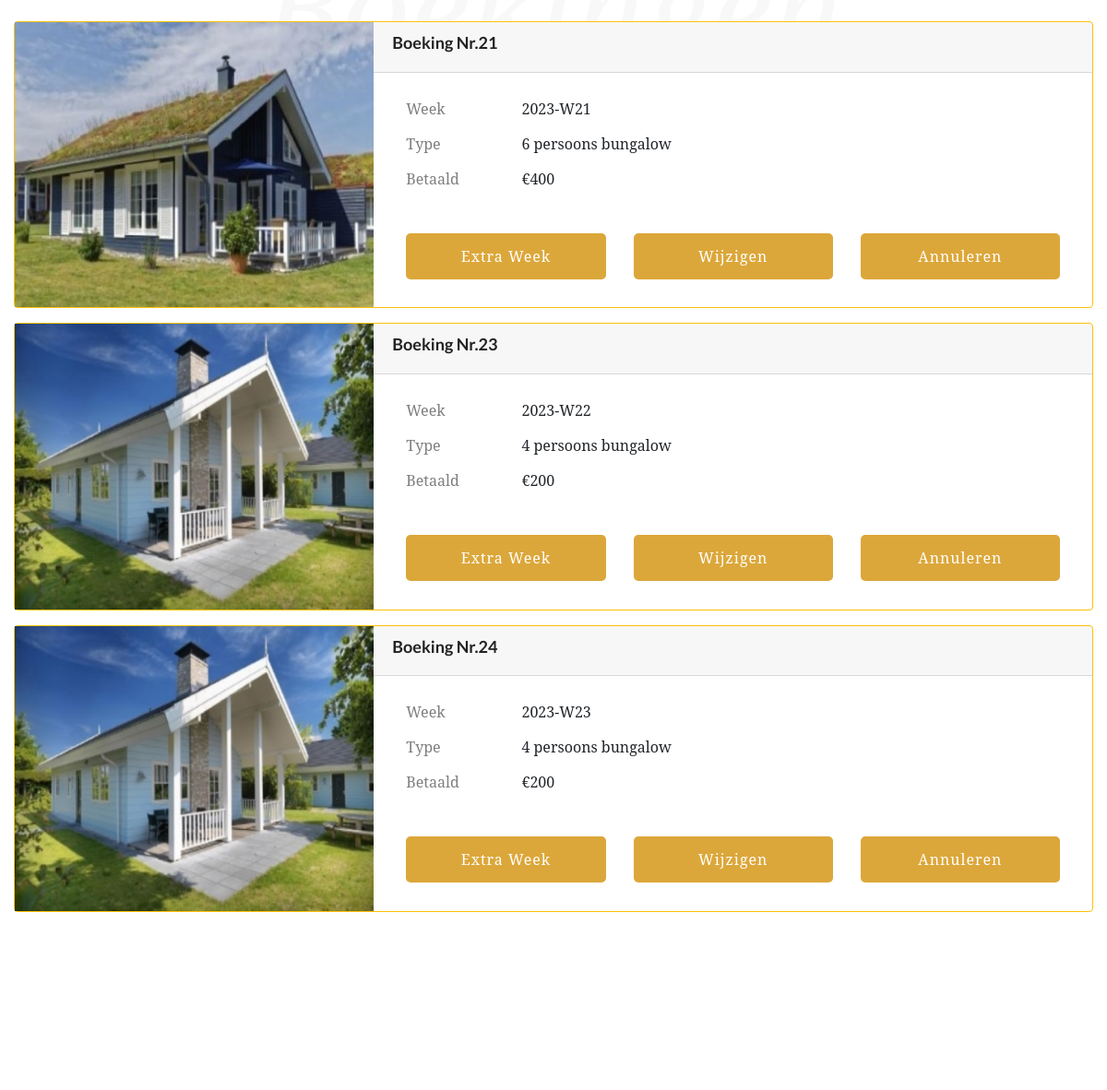
/boekingen (signed in, middle part), run on an earlier commit of the app's database.
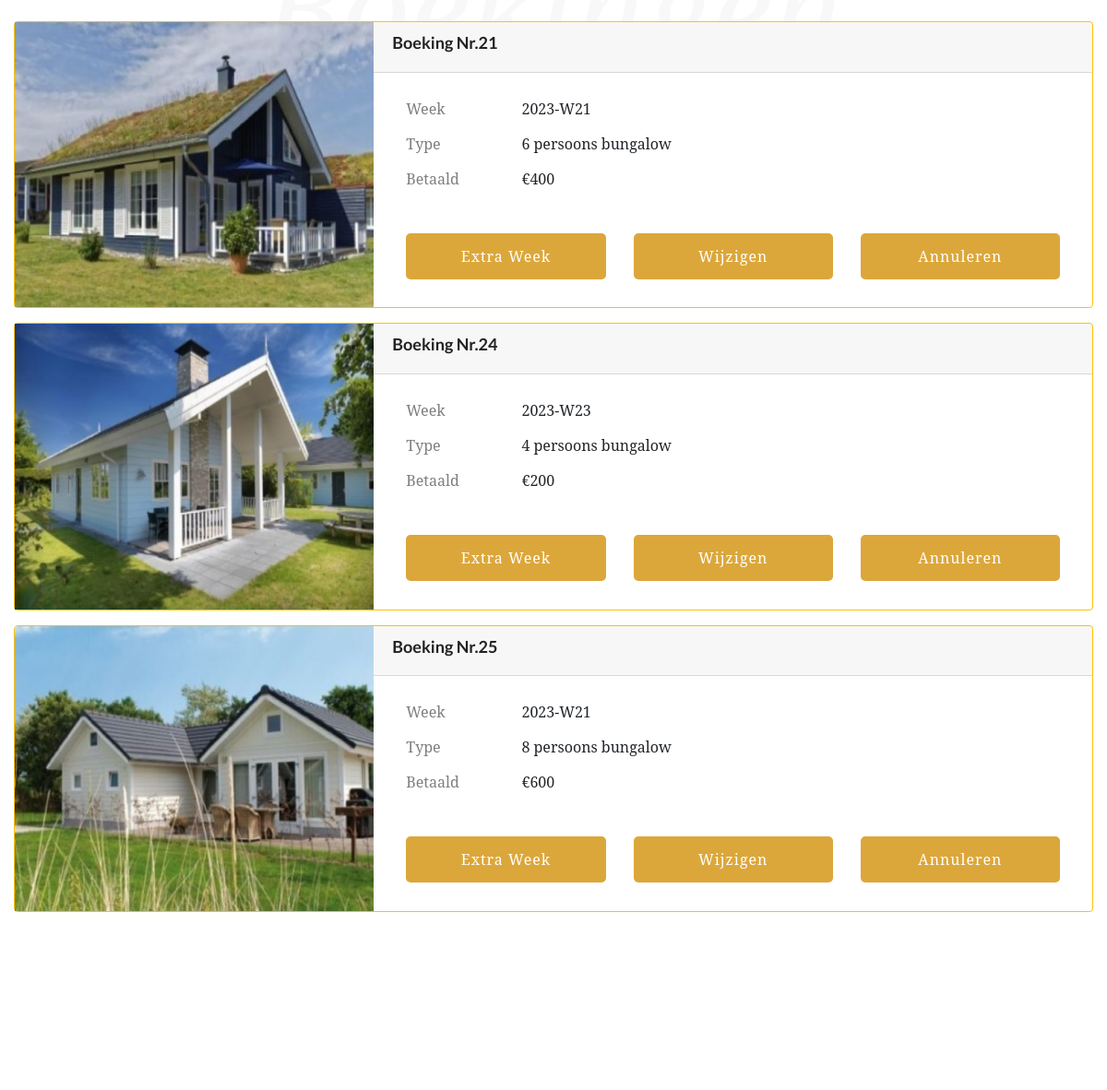
And on a later commit of the database.
### website2/models.py (models this page shows)
class Boekingen(db.Model):
    __tablename__ = 'bookings'
    id = db.Column(db.Integer, primary_key=True)
    week = db.Column(db.Integer, nullable=False) # Not NULL
    customer_id = db.Column(db.Integer, db.ForeignKey('customer.id')) # Foreign key?
    bungalow_id = db.Column(db.Integer, db.ForeignKey('bungalow.id')) # Foreign key?

class Bungalow(db.Model):
    __tablename__ = 'bungalow'
    id = db.Column(db.Integer, primary_key=True)
    name = db.Column(db.Text, nullable = False)
    size = db.Column(db.Integer, nullable = False)
    price = db.Column(db.Integer, nullable = False)
    bookings = db.relationship('Boekingen', backref='bungalow', uselist=False)

### website2/auth.py (the view)
@auth.route('/boekingen')
@login_required
def boekingen():
    results = db.session.execute(db.select(Boekingen, Bungalow)
                                 .filter(Boekingen.bungalow_id == Bungalow.id)
                                 .filter(Boekingen.customer_id == current_user.id)).scalars()
    return render_template("mijnboekingen.html", user=current_user, boekingen=results)

### website2/__init__.py (called while the page is built)
def create_app():
    app = Flask(__name__)
    app.config['SECRET_KEY'] = 'geheimesleutel'
    app.config['SQLALCHEMY_DATABASE_URI'] = f'sqlite:///{DB_NAME}'
    db.init_app(app)
    from .views import views
    from .auth import auth
    app.register_blueprint(views, url_prefix='/')
    app.register_blueprint(auth, url_prefix='/')
    from .models import Klant, Boekingen, Bungalow
    login_manager = LoginManager()
    login_manager.login_view = 'auth.login'
    login_manager.init_app(app)
    @login_manager.user_loader
    def load_klant(id):
        return Klant.query.get(int(id))
    with app.app_context():
        db.create_all()
    return app

### website2/templates/mijnboekingen.html (shortened to what this page needs)
{% extends "base.html" %}
{% block content %}
        <link rel="stylesheet" href="../static/assets/css/bootstrap.min.css">
        <link rel="stylesheet" href="../static/assets/css/owl.carousel.min.css">
        <link rel="stylesheet" href="../static/assets/css/gijgo.css">
        <link rel="stylesheet" href="../static/assets/css/slicknav.css">
        <link rel="stylesheet" href="../static/assets/css/animate.min.css">
        <link rel="stylesheet" href="../static/assets/css/magnific-popup.css">
        <link rel="stylesheet" href="../static/assets/css/fontawesome-all.min.css">
        <link rel="stylesheet" href="../static/assets/css/themify-icons.css">
        <link rel="stylesheet" href="../static/assets/css/themify-icons.css">
        <link rel="stylesheet" href="../static/assets/css/slick.css">
        <link rel="stylesheet" href="../static/assets/css/nice-select.css">
        <link rel="stylesheet" href="../static/assets/css/style.css">
        <link rel="stylesheet" href="../static/assets/css/responsive.css">
   </head>
   <body>
    <div id="preloader-active">
        <div class="preloader d-flex align-items-center justify-content-center">
            <div class="preloader-inner position-relative">
                <div class="preloader-img pere-text">
                    <strong>Boekingen</b>
                </div>
            </div>
        </div>
    </div>
    <main>
        <section class="room-area r-padding1">
            <div class="container">
                <div class="row justify-content-center">
                    <div class="col-xl-8">
                        <div class="font-back-tittle mb-45">
                            <h3 class="archivment-back">Mijn Boekingen</h3>
                        </div>
                    </div>
                </div>
                {% for boeking in boekingen %}
                <div class="card border-warning mb-3" style="max-width: full-screen;">
                    <div class="row no-gutters">
                      <div class="col-md-4 ">
                        {% if boeking.bungalow.id == 1 %}
                        <img src="../static/boekingcss/img/boeking4.jpg" class="float" alt="image4" height="309.25" width="389">
                        {% elif boeking.bungalow.id == 2 %}
                        <img src="../static/boekingcss/img/boeking6.jpg" class="float" alt="image4" height="309.25" width="389">
                        {% elif boeking.bungalow.id == 3 %}
                        <img src="../static/boekingcss/img/boeking8.jpg" class="float" alt="image4" height="309.25" width="389">
                        {% endif %}
                      </div>
                      <div class="col-md-8">
                        <div class="card-header "><h4><b>Boeking Nr.{{ boeking.id }}</b></h4>
                        </div>
                        <div class="card-body">
                            <div class="container">
                                <div class="mb-3 row ">
                                    <label for="staticEmail" class="col-sm-2 col-form-label">Week</label>
                                    <div class="col-sm-10">
                                      <input type="text" readonly class="form-control-plaintext" id="staticEmail" value="{{ boeking.week }}">
                                    </div>
                                    <label for="staticEmail" class="col-sm-2 col-form-label">Type</label>
                                    <div class="col-sm-10">
                                      <input type="text" readonly class="form-control-plaintext" id="staticEmail" value="{{ boeking.bungalow.size }} persoons bungalow">
                                    </div>
                                    <label for="staticEmail" class="col-sm-2 col-form-label">Betaald</label>
                                    <div class="col-sm-10">
                                      <input type="text" readonly class="form-control-plaintext" id="staticEmail" value="€{{ boeking.bungalow.price }}">
                                    </div>
                                </div>
                                <br>
                                <div class="row">
                                    <div class="col-4">
                                        <div class="header-btn">
                                            {% if boeking.bungalow.id == 1 %}
                                            <a href="/bungalow/1" class="btn btn1 d-none d-lg-block ">Extra week</a>
                                            {% elif boeking.bungalow.id == 2 %}
                                            <a href="/bungalow/2" class="btn btn1 d-none d-lg-block ">Extra week</a>
                                            {% elif boeking.bungalow.id == 3 %}
                                            <a href="/bungalow/3" class="btn btn1 d-none d-lg-block ">Extra week</a>
                                            {% endif %}
                                        </div>
                                    </div>
                                    <div class="col-4">
                                        <div class="header-btn">
                                            <a href="/edit" class="btn btn1 d-none d-lg-block" >Wijzigen</a>
                                        </div>
                                    </div>
                                    <div class="col-4">
                                        <div class="header-btn">
                                        <a class="btn btn1 d-none d-lg-block" href="{{ url_for('auth.delete_pl', id=boeking.id) }}">Annuleren</a>
                                    </div>
                                </div>
                                </div>
                            </div>
                        </div>
                      </div>
                    </div>
                  </div>
                  {% endfor %}
        </section>
    </body>
{% endblock %}

### website2/templates/base.html (shortened to what this page needs)
<!doctype html>
<html class="no-js" lang="zxx">
<head>
</head>
<body>
{% block content %}
{% endblock %}
</body>

What changed in the data, as far as the page shows it:
removed Boekingen: id "23", week "2023-W22", bungalow.size "4 persoons bungalow", bungalow.price "€200", shows "Extra Week"
added Boekingen: id "25", week "2023-W21", bungalow.size "8 persoons bungalow", bungalow.price "€600", shows "Extra Week"
